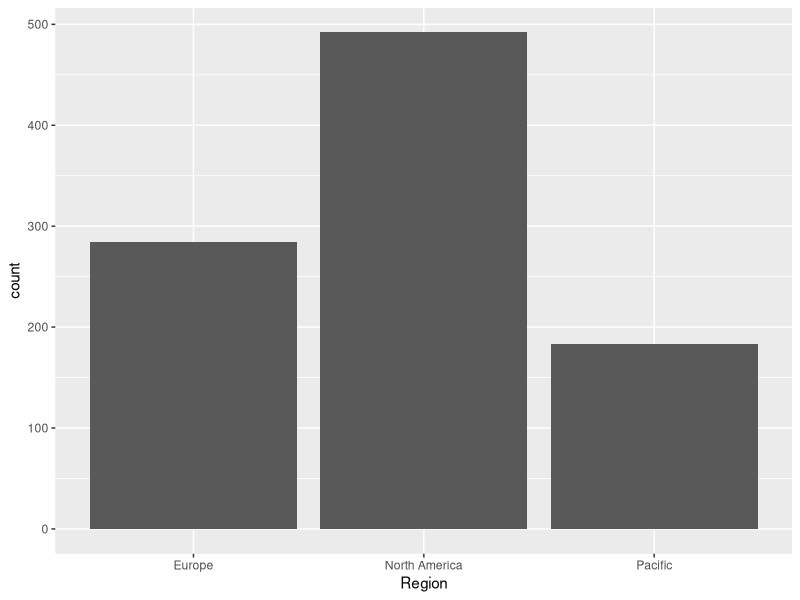
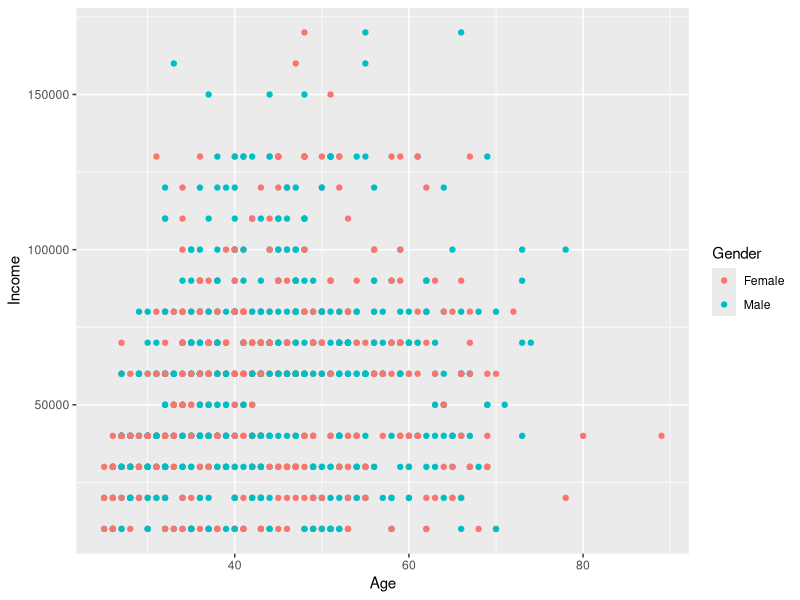
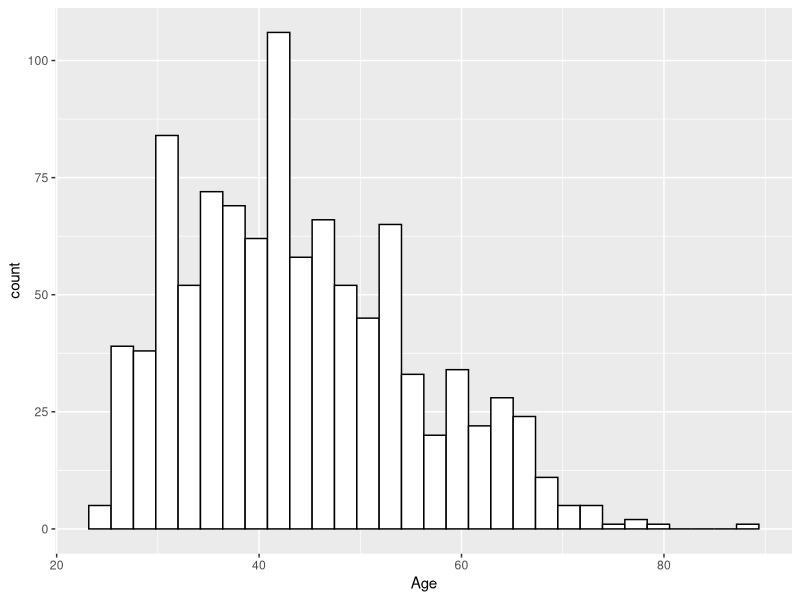
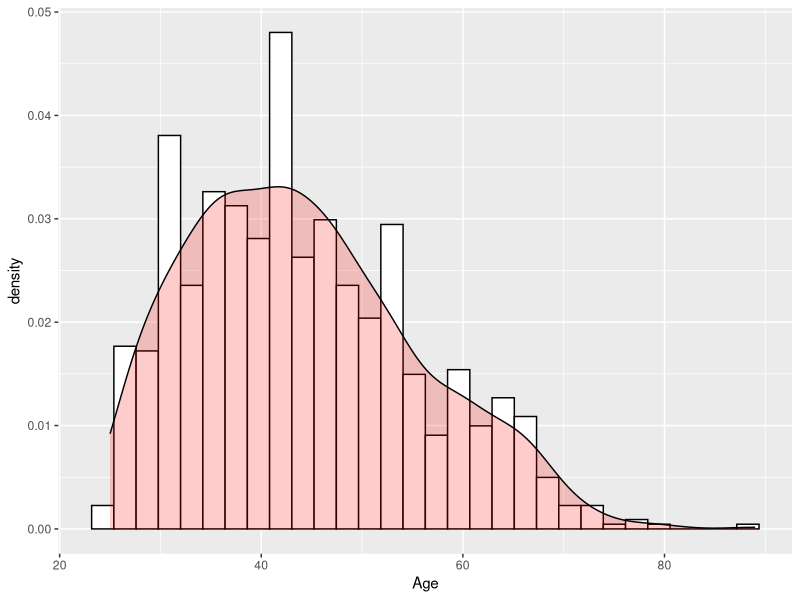

Recreate these plots in R, in order.
library(ggplot2)
library(dplyr)
library(stringr)
buyers <- read.csv("datasets/bike_buyers_na.csv")
print(head(buyers, n = 10))
print(summary(buyers))
# https://stackoverflow.com/a/53346070/4213397
buyers <- buyers %>% mutate_at(vars(Cars), ~ifelse(is.na(.x), median(.x, na.rm = TRUE), .x))
buyers <- buyers %>% mutate_all(~ifelse(is.na(.x), mean(.x, na.rm = TRUE), .x))
print(summary(buyers))
# I'll remove all empty ones
# I can also use  %>% mutate_at(vars(Region), ~ifelse(.x == "", "NA", .x))
# to create a bar for them as well
buyers_temp <- buyers[buyers$Region != "",]
print(ggplot(buyers_temp, aes(Region)) + geom_bar())
# Just like salaries we can find out income to age and gender
print(ggplot(buyers, aes(Age, Income)) +
    geom_point(aes(color = Gender)))
# Just a chart for Age
ggplot(buyers, aes(x = Age)) + geom_histogram(colour = "black", fill = "white")
# Just like above!
# http://www.sthda.com/english/wiki/ggplot2-histogram-plot-quick-start-guide-r-software-and-data-visualization
ggplot(buyers, aes(x = Age)) +
    geom_histogram(aes(y = ..density..), colour = "black", fill = "white") +
    geom_density(alpha = .2, fill = "red")